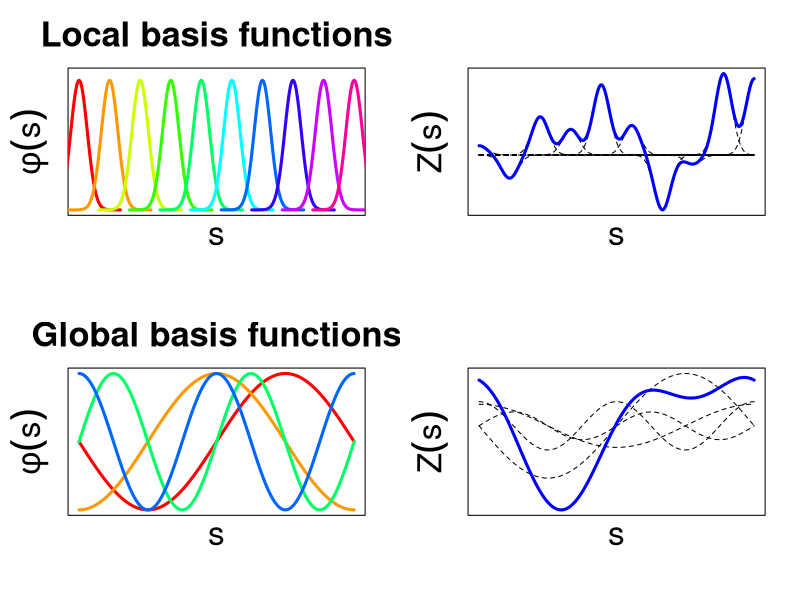

Here is the R script that generated this plot:
## ---- chunk 1
options(htmltools.dir.version = FALSE)
## ---- chunk 2
par(mfrow = c(2,2))
# Local basis function
plot(0, 0, 
     xlim = c(0, 100),
     ylim = c(0,0.14),
     type = "n", 
     xaxt = "n",
     yaxt = "n",
     xlab = "",
     ylab = "",
     cex.lab = 2,
     main = "Local basis functions", cex.main = 2.5)

mtext("s", side = 1, cex = 2, line = 1)
mtext(expression(phi(s)), side = 2, cex = 2, line = 1)

Mean <- seq(0, 100, length = 10)
for(i in 1:10){
  x <- seq(Mean[i]-15,Mean[i] + 15,length = 200)
  y <- dnorm(x, mean = Mean[i], sd = 3)
  lines(x, y, type = "l", col = rainbow(10)[i], lwd = 3)
}

# Local model
set.seed(4)
param <- rnorm(10)

Y <- matrix(NA, ncol = 10, nrow = 200)
for(i in 1:10){
  x <- seq(0,100,length = 200)
  Y[,i] <- dnorm(x, mean = Mean[i], sd = 3)
}

YmodelBasis <- Y %*% diag(param)
Ymodel <- rowSums(YmodelBasis)

plot(0, 0, 
     xlim = c(0, 100),
     ylim = range(Ymodel,YmodelBasis),
     type = "n", 
     xaxt = "n",
     yaxt = "n",
     xlab = "",
     ylab = "",
     cex.lab = 2,
     cex.main = 2.5)

mtext("s", side = 1, cex = 2, line = 1)
mtext(expression(Z(s)), side = 2, cex = 2, line = 1)

for(i in 1:10){
  lines(seq(0,100, length.out = 200), YmodelBasis[,i], lty = 2)
}
lines(seq(0,100, length.out = 200), Ymodel, lwd = 3, col = "blue")


# Global basis function
x <- seq(-pi,pi, length = 200)
plot(0, 0, 
     xlim = range(x),
     ylim = c(-1,1),
     type = "n", 
     xaxt = "n",
    yaxt = "n",
     xlab = "",
     ylab = "",
     cex.lab = 2,
     main = "Global basis functions", cex.main = 2.5)

mtext("s", side = 1, cex = 2, line = 1)
mtext(expression(phi(s)), side = 2, cex = 2, line = 1)

#x <- c(seq(-pi/2,pi/2, length = 200), seq(pi/2,-pi/2, length = 200))

lines(x, sin(x), type = "l", col = rainbow(10)[1], lwd = 3)
lines(x, cos(x), type = "l", col = rainbow(10)[2], lwd = 3)

lines(x, sin(x*2), type = "l", col = rainbow(10)[5], lwd = 3)
lines(x, cos(x*2), type = "l", col = rainbow(10)[7], lwd = 3)

# Global model
set.seed(42)
param <- rnorm(4)

x <- seq(-pi,pi, length = 200)
Y <- cbind(sin(x), cos(x), sin(x*2), cos(x*2))

YmodelBasis <- Y %*% diag(param)
Ymodel <- rowSums(YmodelBasis)

plot(0, 0, 
     xlim = range(x),
     ylim = range(Ymodel,YmodelBasis),
     type = "n", 
     xaxt = "n",
     yaxt = "n",
     xlab = "",
     ylab = "",
     cex.lab = 2,
     cex.main = 2.5)

mtext("s", side = 1, cex = 2, line = 1)
mtext(expression(Z(s)), side = 2, cex = 2, line = 1)

for(i in 1:4){
  lines(x, YmodelBasis[,i], lty = 2)
}
lines(x, Ymodel, lwd = 3, col = "blue")
